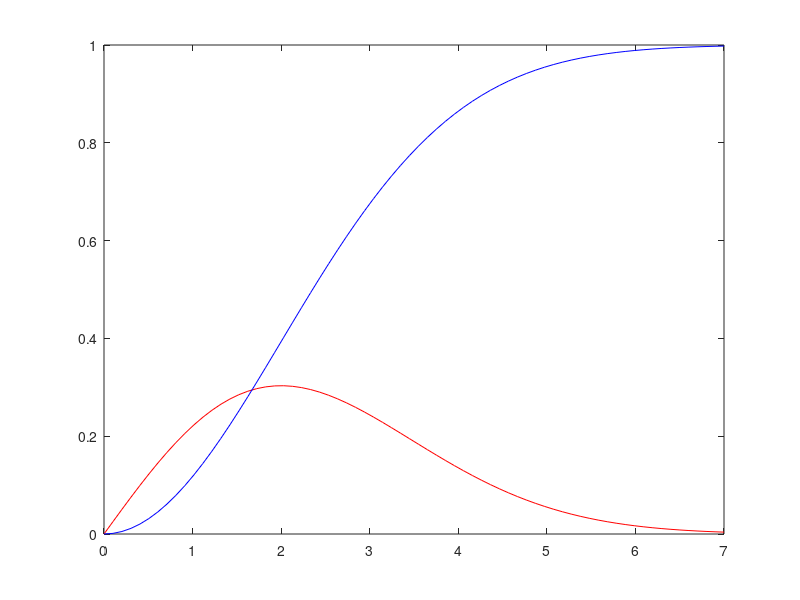

Reproduce this figure in MATLAB.
clc, clear all, close all

%sgm=0.5
%sgm=1
sgm=2

rayleighdens=@(x,sgm) (x/(sgm^2))*(exp(-x^2/(2*sgm^2)))
x=linspace(0,7,70);
vect=zeros(70,2);
x=x';
for i=1:70
vect(i,1)=x(i);
vect(i,2)=rayleighdens(x(i),sgm);
end

plot(vect(:,1),vect(:,2), 'r')
hold on


rayleighripa=@(x,sgm) 1-(exp(-x^2/(2*sgm^2)))
vect2=zeros(70,2);
for i=1:70
vect2(i,1)=x(i);
vect2(i,2)=rayleighripa(x(i),sgm);
end

plot(vect2(:,1),vect2(:,2), 'b')

% a=1;
% b=0.25;
% 
% a=1;
% b=3;
% 
% a=0.5;
% b=1;
% 
% 
% distrobetadensita=@(x,a,b) ((x^(a-1))*(1-x)^(b-1))/(beta(a,b));
% x=linspace(0,1,70);
% vect=zeros(70,2);
% x=x';
% for i=1:70
% vect(i,1)=x(i);
% vect(i,2)=distrobetadensita(x(i),a,b);
% end
% 
% plot(vect)
% 
% vect2=zeros(70,2);
% for i=1:70
% vect2(i,1)=x(i);
% vect2(i,2)=betainc(x(i),a,b);
% end
% plot(vect2)
